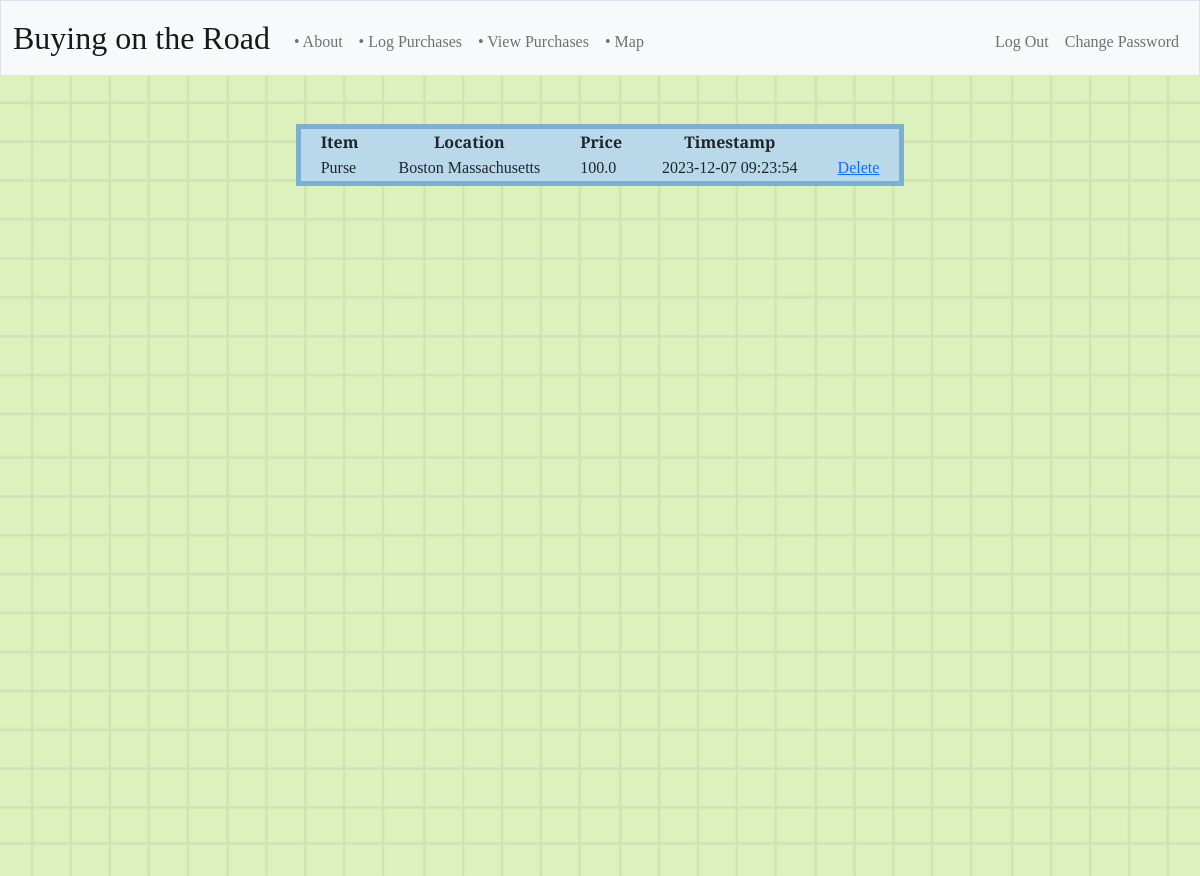
The page /view_purchases (signed in) on the database as committed earlier.
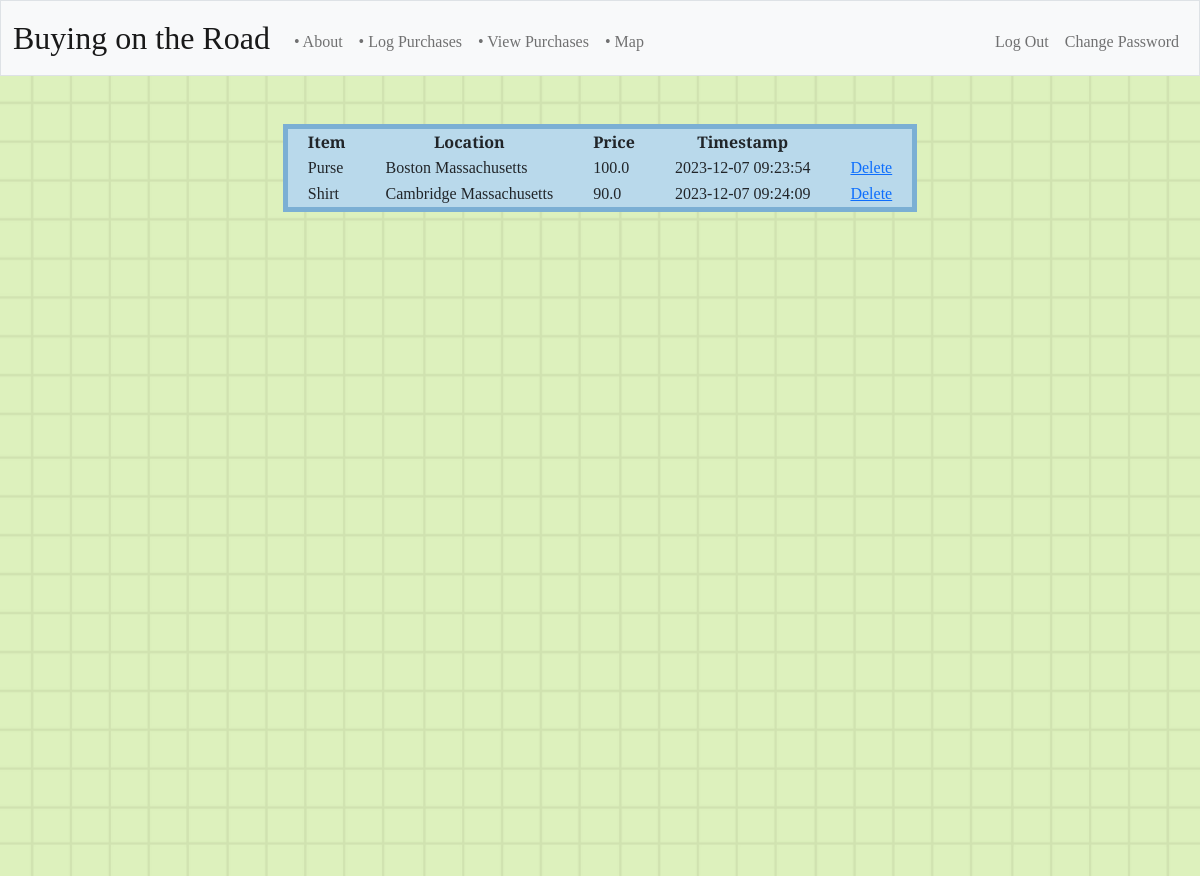
The same page on the database as committed later.
### tables this page shows
CREATE TABLE purchases (
            id INTEGER PRIMARY KEY,
            user_id INTEGER NOT NULL,
            item TEXT NOT NULL,
            location INTEGER NOT NULL,
            price REAL NOT NULL,
            timestamp DATETIME DEFAULT
        CURRENT_TIMESTAMP, latitude REAL, longitude REAL);

### app.py (the view)
@app.route("/view_purchases")
@login_required
def view_purchases():
    user_id = session["user_id"]
    purchases = db.execute("SELECT * FROM purchases WHERE user_id = ?", user_id)
    return render_template("view_purchases.html", purchases=purchases)

### app.py (called while the page is built)
@app.after_request
def after_request(response):
    response.headers["Cache-Control"] = "no-cache, no-store, must-revalidate"
    response.headers["Expires"] = 0
    response.headers["Pragma"] = "no-cache"
    return response

### helpers.py (called while the page is built)
def login_required(f):
    @wraps(f)
    def decorated_function(*args, **kwargs):
        if session.get("user_id") is None:
            return redirect("/login")
        return f(*args, **kwargs)
    return decorated_function

### templates/view_purchases.html
{% extends "layout.html" %}
{% block main %}
<table class="table-center">
    <div class="purchases-table">
    <thead>
        <tr>
            <th class="table-th">Item</th>
            <th class="table-th">Location</th>
            <th class="table-th">Price</th>
            <th class="table-th">Timestamp</th>
        </tr>
    </thead>
    <tbody>
        {% for purchase in purchases %}
        <tr>
            <td class="table-td">{{ purchase.item }}</td>
            <td class="table-td">{{ purchase.location }}</td>
            <td class="table-td">{{ purchase.price }}</td>
            <td class="table-td">{{ purchase.timestamp }}</td>
            <td class="table-td">
                <a href="{{ url_for('delete_purchase', purchase_id=purchase.id) }}">Delete</a>
            </td>
        </tr>
        {% endfor %}
    </tbody>
</div>
</table>
{% endblock %}

### templates/layout.html (shortened to what this page needs)
<!DOCTYPE html>
<html lang="en">
    <head>
        <link href="https://cdn.jsdelivr.net/npm/bootstrap@5.1.3/dist/css/bootstrap.min.css" rel="stylesheet">
        <link href="https://cdn.jsdelivr.net/npm/bootstrap@5.3.2/dist/css/bootstrap.min.css" rel="stylesheet">
        <link href="/static/styles.css" rel="stylesheet">
    </head>
    <body>
        <div class="background-image">
            <nav class="bg-light border navbar navbar-expand-md navbar-light">
                <div class="container-fluid">
                    <a class="navbar-brand" href="/">Buying on the Road</a>
                    <div class="collapse navbar-collapse" id="navbar">
                        {% if session["user_id"] %}
                            <ul class="navbar-nav me-auto mt-2">
                                <li class="nav-item"><a class="nav-link" href="/">• About</a></li>
                                <li class="nav-item"><a class="nav-link" href="/log_purchase">• Log Purchases</a></li>
                            <li class="nav-item"><a class="nav-link" href="/view_purchases">• View Purchases</a></li>
                                <li class="nav-item"><a class="nav-link" href="/map">• Map</a></li>
                            </ul>
                            <ul class="navbar-nav ms-auto mt-2">
                                <li class="nav-item"><a class="nav-link" href="/logout">Log Out</a></li>
                                <li class="nav-item"><a class="nav-link" href="/change_password">Change Password</a></li>
                            </ul>
                        {% else %}
                            <ul class="navbar-nav ms-auto mt-2">
                                <li class="nav-item"><a class="nav-link" href="/register">Register</a></li>
                                <li class="nav-item"><a class="nav-link" href="/login">Log In</a></li>
                            </ul>
                        {% endif %}
                    </div>
                </div>
            </nav>
            <main class="container-fluid py-5 text-center">
                {% block main %}{% endblock %}
            </main>
        </div>
        </body>
</html>

### static/styles.css (style rules this page uses)
body, html { height: 100%; margin: 0; padding: 0; }
body { background-image: url('/static/background.png'); background-size: cover; background-position: center; background-attachment: fixed; }
nav .navbar-brand { font-size: xx-large; font-family: 'Hedvig Letters Serif', serif; }
.nav-item, h1, h2 { font-family: 'Hedvig Letters Serif', serif; }
p, button, label, input, td, th { font-family: 'Libre Baskerville', serif; }
.background-image { background-image: url('/static/background.png'); background-size: cover; background-position: center; background-attachment: fixed; }
.container-fluid.py-5.text-center { min-height: 100vh; }
th, td { padding-right: 20px; padding-left: 20px; }
td { text-align: left; }
.table-center { margin-left: auto; margin-right: auto; background-color: #B9D9EB; border-style: solid; border-width: 5px; border-color: #7BAFD4; }

Rows that differ between the two databases and show on the page:
added purchases: item "Shirt", location "Cambridge Massachusetts", price "90.0", timestamp "2023-12-07 09:24:09"
